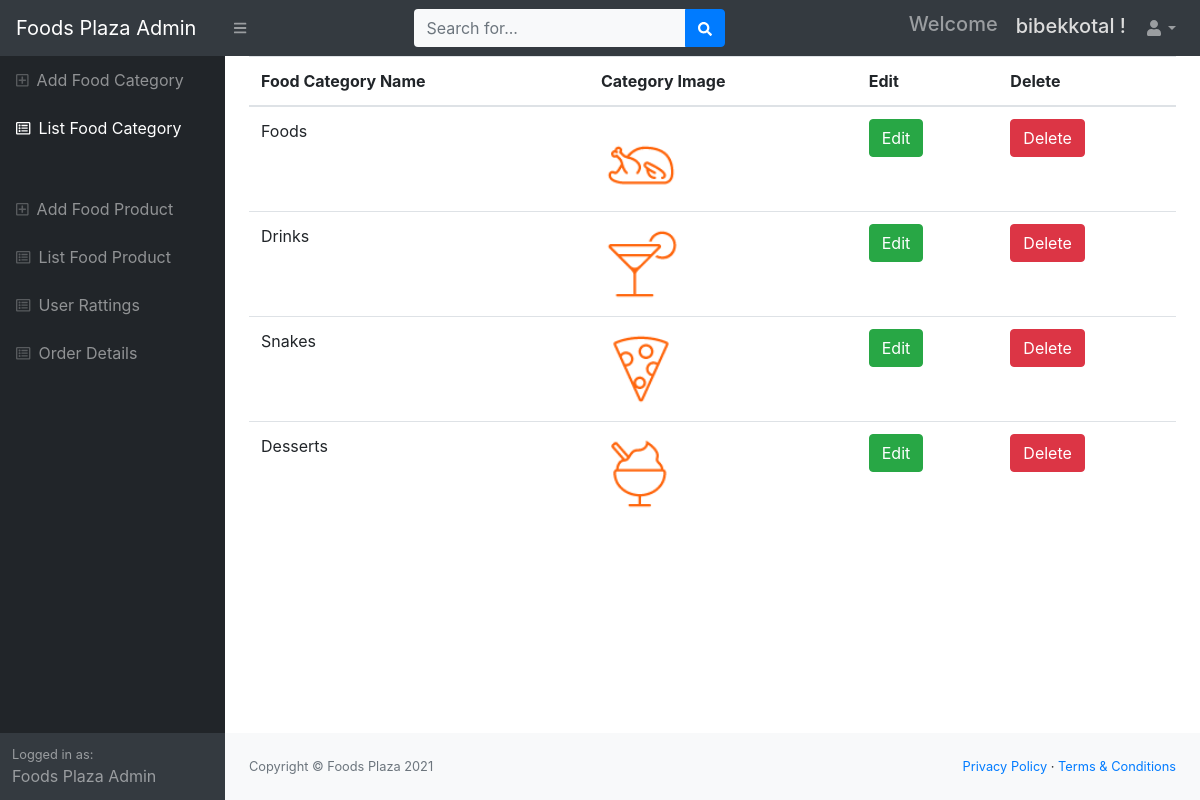
Screenshot of /admin/list_fcategory.php (signed in) with the database file from the repository.
### tables this page shows
CREATE TABLE `fcategory` (
  `id` int(10) NOT NULL,
  `c_name` varchar(200) NOT NULL,
  `c_image` varchar(100) NOT NULL
);

### admin/list_fcategory.php (the view, shortened to what this page needs)
<!DOCTYPE html>
<html>
    <head>
        <link href="css/styles.css" rel="stylesheet" />
        <link href="https://cdn.datatables.net/1.10.20/css/dataTables.bootstrap4.min.css" rel="stylesheet" />
    </head>
    <body class="sb-nav-fixed">
    <?php include("inc/top.php"); ?>
        <div id="layoutSidenav">
     <?php include("inc/side.php"); ?>
            <div id="layoutSidenav_content">
                <main>
<div class="container-fluid">
        <table class="table">
            <thead>
                <tr>
                    <th>Food Category Name</th>
                    <th>Category Image</th>
                    <th>Edit</th>
                    <th>Delete</th>
                </tr>
            </thead>
            <tbody>
                <?php include'inc/db.php';
                    $sel="SELECT * FROM fcategory";
                    $result=$con->query($sel);
                    while ($row=$result->fetch_assoc()) {
                    ?><tr>
                        <td><?php echo $row['c_name']; ?></td>
                        <td><img style="width: 80px;" src="c_img/<?php echo $row['c_image']; ?>" alt="Category Image"></td>
                        <td><a href="update_fcategory.php?eid=<?php echo $row['id']; ?>" class="btn btn-success">Edit</a></td>
                        <td><a href="delete_fcategory.php?did=<?php echo $row['id']; ?>" class="btn btn-danger">Delete</a></td>
                      </tr>
                    <?php } ?>
            </tbody>
        </table>
</div>
                </main>
    <?php include("inc/footer.php"); ?>
            </div>
        </div>
    </body>
</html>

### rows the page displays
fcategory: c_name "Foods", c_image (picture)
fcategory: c_name "Drinks", c_image (picture)
fcategory: c_name "Snakes", c_image (picture)
fcategory: c_name "Desserts", c_image (picture)

### other values shown
$_SESSION['aun'] "bibekkotal"
